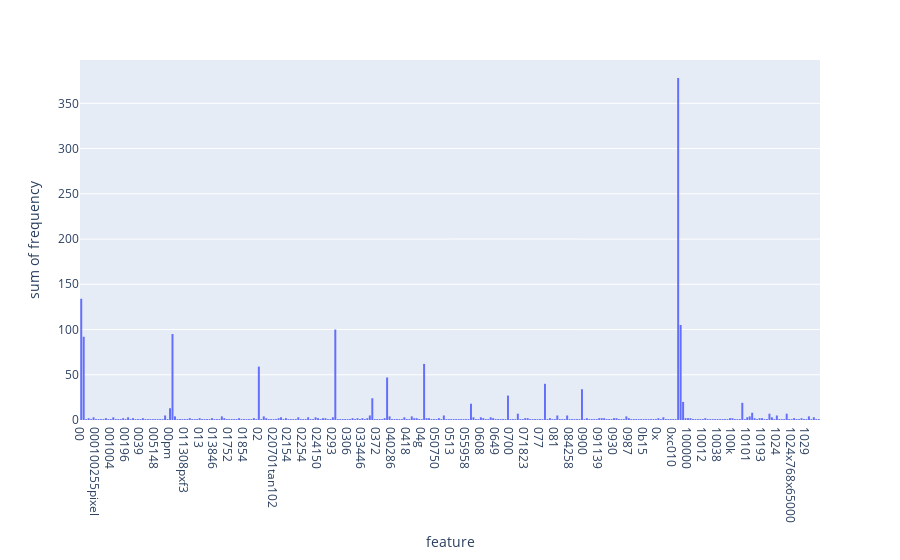

Here is the notebook cell this chart was saved with:
### Markdown cell above
### >>> **Exercise 13 (take home):**
If you want a nicer interactive visualization here, I would encourage you try to install and use plotly to achieve this.

### Code cell
# set environment & required data
## have to install an extension -> "Jupyter Notebook Rdnderers", if using VS Code
import plotly.express as px
term_frequencies = np.asarray(X_counts.sum(axis=0))[0]

# Answer here
#create dataframe
df = {'feature': count_vect.get_feature_names_out()[:300], 'frequency': term_frequencies[:300]} 
px.histogram(df, x="feature", y="frequency")

### Figure 1 — Plotly figure (JSON) as saved in the notebook; plotly's stock layout.template omitted (floating-point values rounded to 4 significant figures; data arrays with more than 128 entries replaced by an {"elided": "..."} marker saying what was removed)
{"data": [{"alignmentgroup": "True", "bingroup": "x", "histfunc": "sum", "hovertemplate": "feature=%{x}<br>sum of frequency=%{y}<extra></extra>", "legendgroup": "", "marker": {"color": "#636efa", "pattern": {"shape": ""}}, "name": "", "offsetgroup": "", "orientation": "v", "showlegend": false, "type": "histogram", "x": {"elided": "300 str values"}, "xaxis": "x", "y": {"elided": "300 int values"}, "yaxis": "y"}], "layout": {"barmode": "relative", "legend": {"tracegroupgap": 0}, "margin": {"t": 60}, "xaxis": {"anchor": "y", "domain": [0, 1], "title": {"text": "feature"}}, "yaxis": {"anchor": "x", "domain": [0, 1], "title": {"text": "sum of frequency"}}}}
